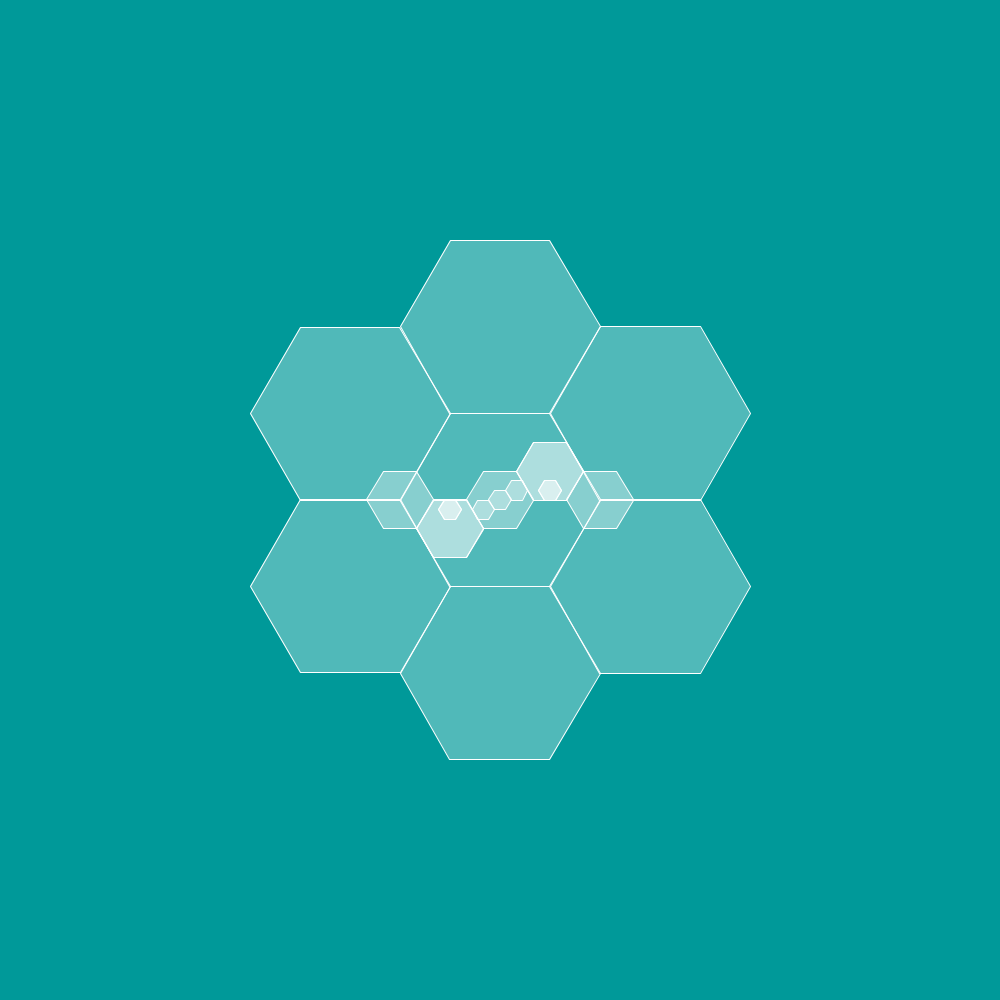
Frame 1 (no input)
Frame 60 (the mouse pressed at the canvas centre just before this capture): identical to frame 1, image omitted
Frame 120 (the mouse held since frame 60 and released just before this capture): identical to frame 1, image omitted

The Processing sketch that drew this single still picture (run headless with seeded random() and noise(); from frame 60 on, the mouse is pressed at the canvas centre):

// Processing sketch: Hexagon16fun4
// ── Hexagon16fun4.pde
float theta;
float inCircR = 86.6;
float inCircR2 = 173.2;
float dist = 150;
float r = 100;
float b = 1;
void setup(){
    size(1000,1000);
      background(0,153,153);
        translate(width/2,height/2);
fractal(0,0, 
      -150, 86.2, 
      -150,-86.2, 
       0,173.2, 
       0, -173.2, 
       150, 86.6, 
       150,-86.6, 
       100, 4);

 

}
void draw(){

}


void polygon(float x, float y, float radius) {
  float angle = TWO_PI / 6;
    fill(255,255,255,80);
stroke(255);
  beginShape();

  for (float a = 0; a < TWO_PI; a += angle) {

    float sx = x + cos(a) * radius;
    float sy = y + sin(a) * radius;
    vertex(sx, sy);
  }
  endShape(CLOSE);
}

void fractal(float x1, float y1,float x2, float y2,float x3, float y3,float x4, float y4,float x5, float y5,float x6, float y6, float x7, float y7,float r, float n){
        
      if(n > 1){
         polygon(x1,y1,r);
         polygon(x2,y2,r);
         polygon(x3,y3,r);
         polygon(x4,y4,r);
         polygon(x5,y5,r);
         polygon(x6,y6,r);
         polygon(x7,y7,r);
         
         
         
    float w1 = (x1+x2)/3;
    float h1 = (y1+y2)/3;
    float w2 = (x2+x3)/3;
    float h2 = (y2+y3)/3;
    float w3 = (x3+x4)/3;
    float h3 = (y3+y4)/3;
    float w4 = (x4+x5)/3;
    float h4 = (y4+y5)/3;
    float w5 = (x5+x6)/3;
    float h5 = (y5+y6)/3;
    float w6 = (x6+x7)/3;
    float h6 = (y6+y7)/3;
    float w7 = (x7+x1)/3;
    float h7 = (y7+y1)/3;
    float r2 = (r/3);
       
     fractal(w1, h1, w2,h2,w3,h3,w4,h4,w5,h5,w6,h6,w7,h7,r2,n-1);
    
     //fractal(w1-x2, h1+y2, w2-x2,h2+y2,w3-x2,h3+y2,w4-x2,h4+y2,w5-x2,h5+y2,w6-x2,h6+y2,w7-x2,h7+y2,r2,n-1);
     //fractal(w1+x2, h1-y2, w2+x2,h2-y2,w3+x2,h3-y2,w4+x2,h4-y2,w5+x2,h5-y2,w6+x2,h6-y2,w7+x2,h7-y2,r2,n-1);
     //fractal(w1+x2, h1+y2, w2+x2,h2+y2,w3+x2,h3+y2,w4+x2,h4+y2,w5+x2,h5+y2,w6+x2,h6+y2,w7+x2,h7+y2,r2,n-1);
     //fractal(w1, h1+y4, w2,h2+y4,w3,h3+y4,w4,h4+y4,w5,h5+y4,w6,h6+y4,w7,h7+y4,r2,n-1);
      
      // 1
      // 0,0, 
      // 2
      //-150, 86.2, 
      // 3
      //-150,-86.2, 
      // 4
      // 0,173.2, 
      // 5
      // 0, -173.2, 
      // 6
      // 150, 86.6, 
      // 7
      // 150,-86.6, 
      // 100, 5);
          
    }
}
  
